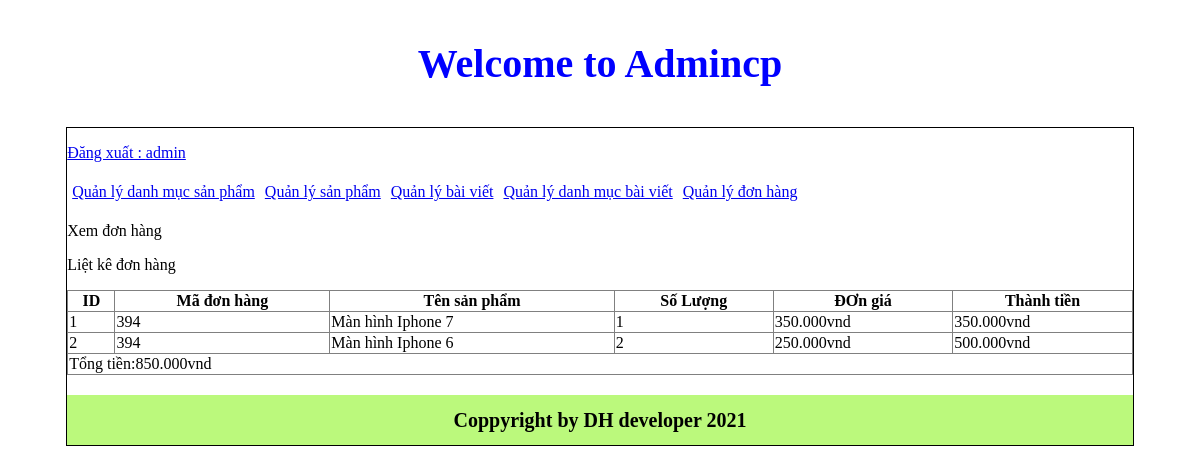
The app's page /admincp/index.php?action=donhang&query=xemdonhang&code=394 (signed in) with its own data.
### tables this page shows
CREATE TABLE `tbl_cart_details` (
  `id_cart_details` int(11) NOT NULL,
  `code_cart` varchar(20) NOT NULL,
  `id_sanpham` int(11) NOT NULL,
  `soluongmua` int(11) NOT NULL
);

CREATE TABLE `tbl_sanpham` (
  `id_sanpham` int(11) NOT NULL,
  `tensanpham` varchar(250) NOT NULL,
  `masp` varchar(100) NOT NULL,
  `giasp` varchar(50) NOT NULL,
  `soluong` int(11) NOT NULL,
  `hinhanh` varchar(50) NOT NULL,
  `tomtat` tinytext NOT NULL,
  `noidung` text NOT NULL,
  `tinhtrang` int(11) NOT NULL,
  `id_danhmuc` int(11) NOT NULL
);

### admincp/modules/quanlydonhang/xemdonhang.php (the view)
<p>Xem đơn hàng</p>
<p>Liệt kê đơn hàng</p>
<?php
$code= $_GET['code'];
$sql_lietke_dh = "SELECT * FROM tbl_cart_details,tbl_sanpham WHERE tbl_cart_details.id_sanpham=tbl_sanpham.id_sanpham AND tbl_cart_details.code_cart='".$code."' ORDER BY tbl_cart_details.id_cart_details DESC";
$query_lietke_dh= mysqli_query($mysqli,$sql_lietke_dh);
 ?>
<table border="1" width="100%" style="border-collapse: collapse;">
  <tr>
   <th>ID</th>
   <th>Mã đơn hàng </th>
   <th>Tên sản phẩm</th>
   <th>Số Lượng</th>
   <th>ĐƠn giá</th>
   <th>Thành tiền</th>
  </tr>
  <?php
 $i = 0;
 $tongtien=0;
 while ($row= mysqli_fetch_array($query_lietke_dh)){
 	$i++;
 	$thanhtien = $row['giasp']*$row['soluongmua'];
  	$tongtien += $thanhtien ;
  ?>
  <tr>
  	<td><?php echo $i ?></td>
    <td><?php echo $row['code_cart']?></td>
    <td><?php echo $row['tensanpham']?></td>
    <td><?php echo $row['soluongmua']?></td>
    <td><?php echo number_format($row['giasp'],0,',','.').'vnd'?></td>
    <td><?php echo number_format($row['giasp']*$row['soluongmua'],0,',','.').'vnd'?></td>
  </tr>
  <?php
}
   ?>
   <tr>
   	 <td colspan="6">Tổng tiền:<?php echo number_format($tongtien,0,',','.').'vnd'?></td>
   </tr>
</table>

### records on screen
tbl_cart_details: code_cart "394", id_sanpham.tensanpham "Màn hình Iphone 7", soluongmua "1", id_sanpham.giasp "350.000", $row['giasp']*$row['soluongmua'] "350.000"
tbl_cart_details: code_cart "394", id_sanpham.tensanpham "Màn hình Iphone 6", soluongmua "2", id_sanpham.giasp "250.000", $row['giasp']*$row['soluongmua'] "500.000"

### other values on screen
$_SESSION['dangnhap'] "admin"
$tongtien "850.000"
